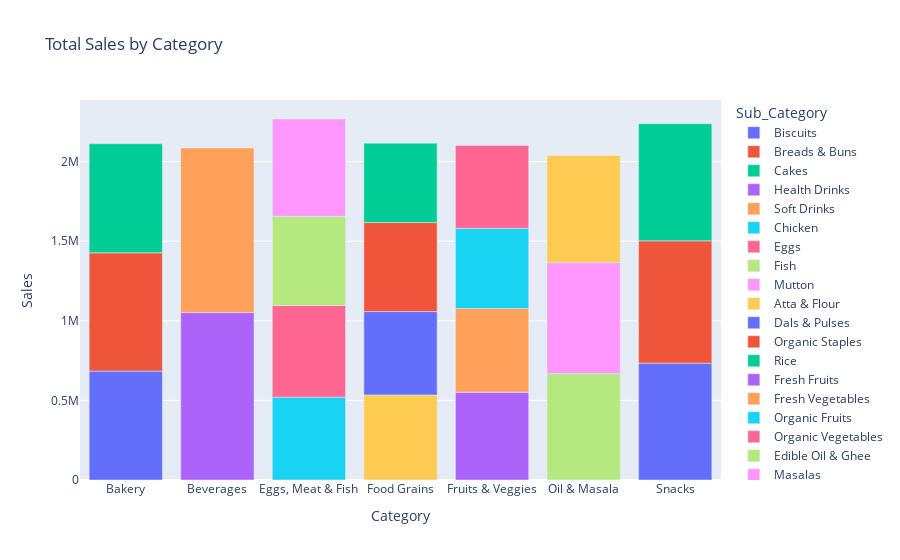

This figure's notebook cell:
### Code cell
fig = px.bar(category_sales, x='Category', y='Sales', color='Sub_Category', title='Total Sales by Category')
fig.show()

### Figure 1 — Plotly figure (JSON) as saved in the notebook; plotly's stock layout.template omitted (floating-point values rounded to 4 significant figures)
{"data": [{"hovertemplate": "Sub_Category=Biscuits<br>Category=%{x}<br>Sales=%{y}<extra></extra>", "legendgroup": "Biscuits", "marker": {"color": "#636efa", "pattern": {"shape": ""}}, "name": "Biscuits", "orientation": "v", "showlegend": true, "textposition": "auto", "type": "bar", "x": ["Bakery"], "xaxis": "x", "y": [684083], "yaxis": "y"}, {"hovertemplate": "Sub_Category=Breads & Buns<br>Category=%{x}<br>Sales=%{y}<extra></extra>", "legendgroup": "Breads & Buns", "marker": {"color": "#EF553B", "pattern": {"shape": ""}}, "name": "Breads & Buns", "orientation": "v", "showlegend": true, "textposition": "auto", "type": "bar", "x": ["Bakery"], "xaxis": "x", "y": [742586], "yaxis": "y"}, {"hovertemplate": "Sub_Category=Cakes<br>Category=%{x}<br>Sales=%{y}<extra></extra>", "legendgroup": "Cakes", "marker": {"color": "#00cc96", "pattern": {"shape": ""}}, "name": "Cakes", "orientation": "v", "showlegend": true, "textposition": "auto", "type": "bar", "x": ["Bakery"], "xaxis": "x", "y": [685612], "yaxis": "y"}, {"hovertemplate": "Sub_Category=Health Drinks<br>Category=%{x}<br>Sales=%{y}<extra></extra>", "legendgroup": "Health Drinks", "marker": {"color": "#ab63fa", "pattern": {"shape": ""}}, "name": "Health Drinks", "orientation": "v", "showlegend": true, "textposition": "auto", "type": "bar", "x": ["Beverages"], "xaxis": "x", "y": [1051439], "yaxis": "y"}, {"hovertemplate": "Sub_Category=Soft Drinks<br>Category=%{x}<br>Sales=%{y}<extra></extra>", "legendgroup": "Soft Drinks", "marker": {"color": "#FFA15A", "pattern": {"shape": ""}}, "name": "Soft Drinks", "orientation": "v", "showlegend": true, "textposition": "auto", "type": "bar", "x": ["Beverages"], "xaxis": "x", "y": [1033874], "yaxis": "y"}, {"hovertemplate": "Sub_Category=Chicken<br>Category=%{x}<br>Sales=%{y}<extra></extra>", "legendgroup": "Chicken", "marker": {"color": "#19d3f3", "pattern": {"shape": ""}}, "name": "Chicken", "orientation": "v", "showlegend": true, "textposition": "auto", "type": "bar", "x": ["Eggs, Meat & Fish"], "xaxis": "x", "y": [520497], "yaxis": "y"}, {"hovertemplate": "Sub_Category=Eggs<br>Category=%{x}<br>Sales=%{y}<extra></extra>", "legendgroup": "Eggs", "marker": {"color": "#FF6692", "pattern": {"shape": ""}}, "name": "Eggs", "orientation": "v", "showlegend": true, "textposition": "auto", "type": "bar", "x": ["Eggs, Meat & Fish"], "xaxis": "x", "y": [575156], "yaxis": "y"}, {"hovertemplate": "Sub_Category=Fish<br>Category=%{x}<br>Sales=%{y}<extra></extra>", "legendgroup": "Fish", "marker": {"color": "#B6E880", "pattern": {"shape": ""}}, "name": "Fish", "orientation": "v", "showlegend": true, "textposition": "auto", "type": "bar", "x": ["Eggs, Meat & Fish"], "xaxis": "x", "y": [560548], "yaxis": "y"}, {"hovertemplate": "Sub_Category=Mutton<br>Category=%{x}<br>Sales=%{y}<extra></extra>", "legendgroup": "Mutton", "marker": {"color": "#FF97FF", "pattern": {"shape": ""}}, "name": "Mutton", "orientation": "v", "showlegend": true, "textposition": "auto", "type": "bar", "x": ["Eggs, Meat & Fish"], "xaxis": "x", "y": [611200], "yaxis": "y"}, {"hovertemplate": "Sub_Category=Atta & Flour<br>Category=%{x}<br>Sales=%{y}<extra></extra>", "legendgroup": "Atta & Flour", "marker": {"color": "#FECB52", "pattern": {"shape": ""}}, "name": "Atta & Flour", "orientation": "v", "showlegend": true, "textposition": "auto", "type": "bar", "x": ["Food Grains"], "xaxis": "x", "y": [534649], "yaxis": "y"}, {"hovertemplate": "Sub_Category=Dals & Pulses<br>Category=%{x}<br>Sales=%{y}<extra></extra>", "legendgroup": "Dals & Pulses", "marker": {"color": "#636efa", "pattern": {"shape": ""}}, "name": "Dals & Pulses", "orientation": "v", "showlegend": true, "textposition": "auto", "type": "bar", "x": ["Food Grains"], "xaxis": "x", "y": [523371], "yaxis": "y"}, {"hovertemplate": "Sub_Category=Organic Staples<br>Category=%{x}<br>Sales=%{y}<extra></extra>", "legendgroup": "Organic Staples", "marker": {"color": "#EF553B", "pattern": {"shape": ""}}, "name": "Organic Staples", "orientation": "v", "showlegend": true, "textposition": "auto", "type": "bar", "x": ["Food Grains"], "xaxis": "x", "y": [558929], "yaxis": "y"}, {"hovertemplate": "Sub_Category=Rice<br>Category=%{x}<br>Sales=%{y}<extra></extra>", "legendgroup": "Rice", "marker": {"color": "#00cc96", "pattern": {"shape": ""}}, "name": "Rice", "orientation": "v", "showlegend": true, "textposition": "auto", "type": "bar", "x": ["Food Grains"], "xaxis": "x", "y": [498323], "yaxis": "y"}, {"hovertemplate": "Sub_Category=Fresh Fruits<br>Category=%{x}<br>Sales=%{y}<extra></extra>", "legendgroup": "Fresh Fruits", "marker": {"color": "#ab63fa", "pattern": {"shape": ""}}, "name": "Fresh Fruits", "orientation": "v", "showlegend": true, "textposition": "auto", "type": "bar", "x": ["Fruits & Veggies"], "xaxis": "x", "y": [551212], "yaxis": "y"}, {"hovertemplate": "Sub_Category=Fresh Vegetables<br>Category=%{x}<br>Sales=%{y}<extra></extra>", "legendgroup": "Fresh Vegetables", "marker": {"color": "#FFA15A", "pattern": {"shape": ""}}, "name": "Fresh Vegetables", "orientation": "v", "showlegend": true, "textposition": "auto", "type": "bar", "x": ["Fruits & Veggies"], "xaxis": "x", "y": [525842], "yaxis": "y"}, {"hovertemplate": "Sub_Category=Organic Fruits<br>Category=%{x}<br>Sales=%{y}<extra></extra>", "legendgroup": "Organic Fruits", "marker": {"color": "#19d3f3", "pattern": {"shape": ""}}, "name": "Organic Fruits", "orientation": "v", "showlegend": true, "textposition": "auto", "type": "bar", "x": ["Fruits & Veggies"], "xaxis": "x", "y": [503402], "yaxis": "y"}, {"hovertemplate": "Sub_Category=Organic Vegetables<br>Category=%{x}<br>Sales=%{y}<extra></extra>", "legendgroup": "Organic Vegetables", "marker": {"color": "#FF6692", "pattern": {"shape": ""}}, "name": "Organic Vegetables", "orientation": "v", "showlegend": true, "textposition": "auto", "type": "bar", "x": ["Fruits & Veggies"], "xaxis": "x", "y": [520271], "yaxis": "y"}, {"hovertemplate": "Sub_Category=Edible Oil & Ghee<br>Category=%{x}<br>Sales=%{y}<extra></extra>", "legendgroup": "Edible Oil & Ghee", "marker": {"color": "#B6E880", "pattern": {"shape": ""}}, "name": "Edible Oil & Ghee", "orientation": "v", "showlegend": true, "textposition": "auto", "type": "bar", "x": ["Oil & Masala"], "xaxis": "x", "y": [668086], "yaxis": "y"}, {"hovertemplate": "Sub_Category=Masalas<br>Category=%{x}<br>Sales=%{y}<extra></extra>", "legendgroup": "Masalas", "marker": {"color": "#FF97FF", "pattern": {"shape": ""}}, "name": "Masalas", "orientation": "v", "showlegend": true, "textposition": "auto", "type": "bar", "x": ["Oil & Masala"], "xaxis": "x", "y": [697480], "yaxis": "y"}, {"hovertemplate": "Sub_Category=Spices<br>Category=%{x}<br>Sales=%{y}<extra></extra>", "legendgroup": "Spices", "marker": {"color": "#FECB52", "pattern": {"shape": ""}}, "name": "Spices", "orientation": "v", "showlegend": true, "textposition": "auto", "type": "bar", "x": ["Oil & Masala"], "xaxis": "x", "y": [672876], "yaxis": "y"}, {"hovertemplate": "Sub_Category=Chocolates<br>Category=%{x}<br>Sales=%{y}<extra></extra>", "legendgroup": "Chocolates", "marker": {"color": "#636efa", "pattern": {"shape": ""}}, "name": "Chocolates", "orientation": "v", "showlegend": true, "textposition": "auto", "type": "bar", "x": ["Snacks"], "xaxis": "x", "y": [733898], "yaxis": "y"}, {"hovertemplate": "Sub_Category=Cookies<br>Category=%{x}<br>Sales=%{y}<extra></extra>", "legendgroup": "Cookies", "marker": {"color": "#EF553B", "pattern": {"shape": ""}}, "name": "Cookies", "orientation": "v", "showlegend": true, "textposition": "auto", "type": "bar", "x": ["Snacks"], "xaxis": "x", "y": [768213], "yaxis": "y"}, {"hovertemplate": "Sub_Category=Noodles<br>Category=%{x}<br>Sales=%{y}<extra></extra>", "legendgroup": "Noodles", "marker": {"color": "#00cc96", "pattern": {"shape": ""}}, "name": "Noodles", "orientation": "v", "showlegend": true, "textposition": "auto", "type": "bar", "x": ["Snacks"], "xaxis": "x", "y": [735435], "yaxis": "y"}], "layout": {"barmode": "relative", "legend": {"title": {"text": "Sub_Category"}, "tracegroupgap": 0}, "title": {"text": "Total Sales by Category"}, "xaxis": {"anchor": "y", "domain": [0, 1], "title": {"text": "Category"}}, "yaxis": {"anchor": "x", "domain": [0, 1], "title": {"text": "Sales"}}}}
